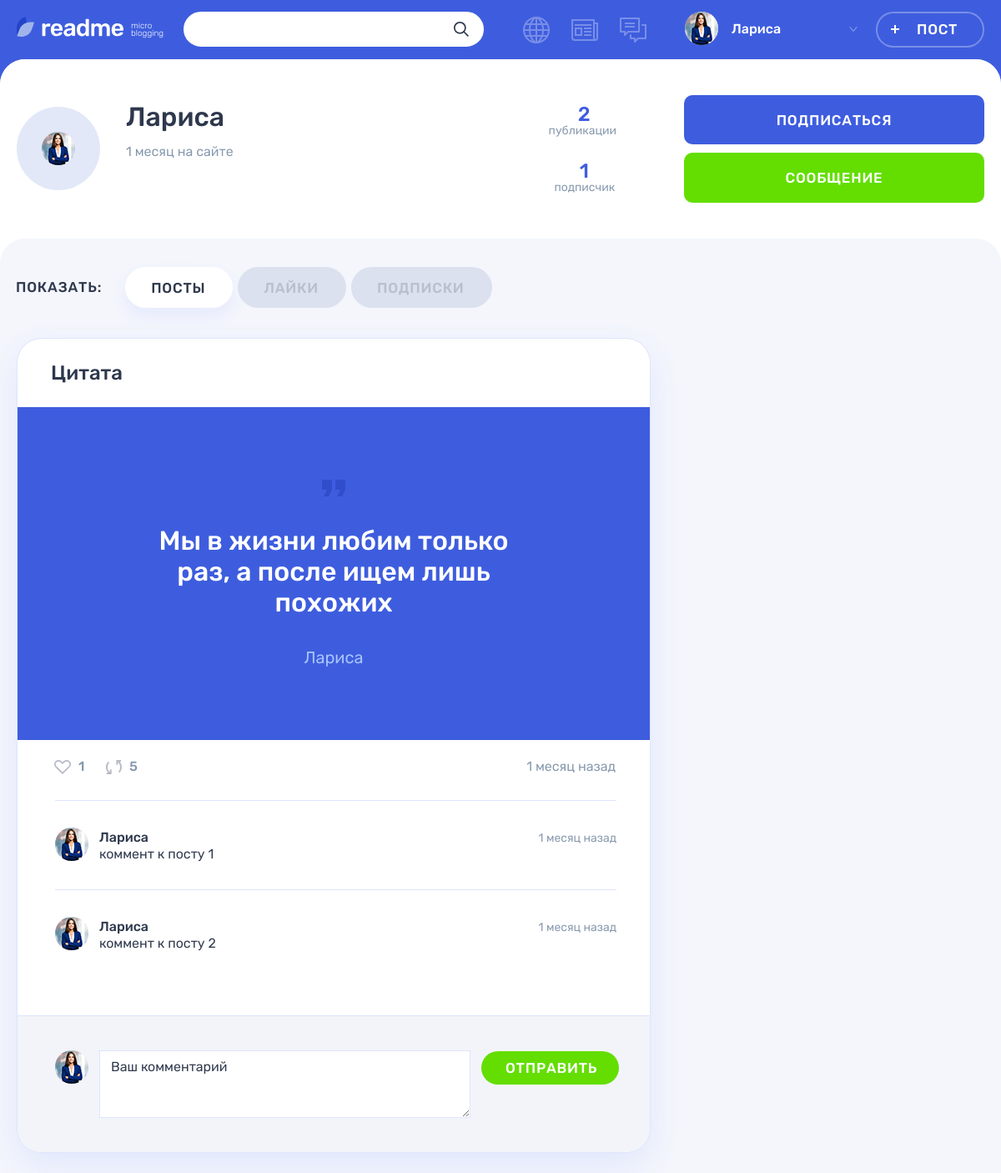
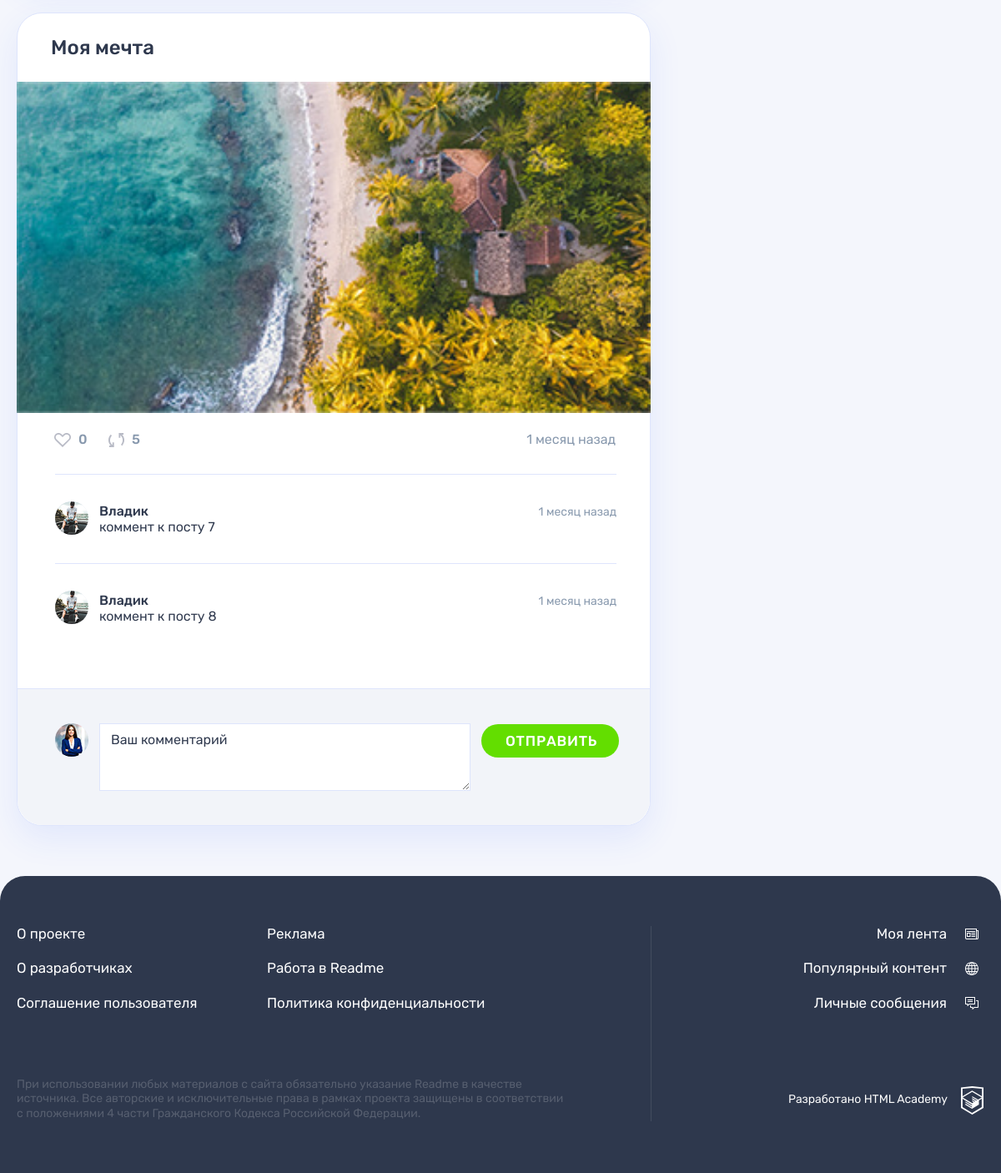
Page /profile.php?id=1 (signed in) on the committed database (2 pictures, top to bottom).
### tables this page shows
CREATE TABLE users (
   id INT AUTO_INCREMENT PRIMARY KEY,
   email VARCHAR (128) NOT NULL UNIQUE,
   login VARCHAR (32) NOT NULL UNIQUE,
   password CHAR (64) NOT NULL,
   avatar VARCHAR (255) NULL,
   dt_add TIMESTAMP DEFAULT CURRENT_TIMESTAMP
);

CREATE TABLE posts (
   id INT AUTO_INCREMENT PRIMARY KEY,
   author_id INT NOT NULL,
   title VARCHAR (128) NOT NULL,
   text TEXT NULL,
   image VARCHAR (255) NULL,
   video VARCHAR (255) NULL,
   link VARCHAR (255) NULL,
   views INT NULL,
   quote_author VARCHAR (128) NULL,
   type_id INT NOT NULL,
   dt_add TIMESTAMP DEFAULT CURRENT_TIMESTAMP,
   CONSTRAINT post_author_ref FOREIGN KEY (author_id) REFERENCES users (id) ON DELETE CASCADE,
   CONSTRAINT post_type_ref FOREIGN KEY (type_id) REFERENCES post_types (id) ON DELETE CASCADE
);

CREATE TABLE comments (
    id INT AUTO_INCREMENT PRIMARY KEY,
    content TEXT NOT NULL,
    dt_add TIMESTAMP DEFAULT CURRENT_TIMESTAMP,
    author_id INT NOT NULL,
    post_id INT NOT NULL,
    CONSTRAINT comment_author_ref FOREIGN KEY (author_id) REFERENCES users (id),
    CONSTRAINT comment_post_ref FOREIGN KEY (post_id) REFERENCES posts (id)
);

### templates/profile-content.php (the view, shortened to what the rows shown need)
<?php
$user = $user ?? [];
$posts = $posts ?? [];
$current_user = $current_user ?? [];
$tab = $tab ?? null;
$current_time = time();
?>
<main class="page__main page__main--profile">
  <div class="profile profile--default">
    <div class="profile__user-wrapper">
      <div class="profile__user user container">
        <div class="profile__user-info user__info">
          <div class="profile__avatar user__avatar">
            <img class="profile__picture user__picture" src="img/<?= $user['avatar'] ?? '' ?>" alt="Аватар пользователя">
          </div>
          <div class="profile__name-wrapper user__name-wrapper">
            <span class="profile__name user__name"><?= $user['login'] ?></span>
            <time class="profile__user-time user__time" datetime="<?= $user['dt_add'] ?>">
              <?= relative_time(time() - strtotime($user['dt_add'])) ?> на сайте
            </time>
          </div>
        </div>
      </div>
    </div>
    <div class="profile__tabs-wrapper tabs">
      <div class="container">
        <div class="profile__tab-content">
          <?php if(!$tab): ?>
            <section class="profile__posts tabs__content tabs__content--active">
              <?php foreach ($posts as $post): ?>
                <?php
                $title = htmlspecialchars($post['title']) ?? '';
                $type = $post['type'] ?? '';
                $text = htmlspecialchars($post['text']) ?? '';
                $quote_author = htmlspecialchars($post['quote_author']) ?? '';
                $image = htmlspecialchars($post['image'] ?? '');
                $id = $post['id'] ?? '';
                $likes = $post['likes'] ?? [];
                $comments= $post['comments'] ?? [];
                $dt_add = $post['dt_add'] ?? '';
                ?>
                <article class="profile__post post post-<?= $type ?>">
                  <header class="post__header">
                    <h2>
                      <a href="/post.php?id=<?=$id?>">
                        <?= $title ?>
                      </a>
                    </h2>
                  </header>
                  <div class="post__main">
                    <?php if($type === 'photo'): ?>
                      <div class="post-photo__image-wrapper">
                        <img src="img/<?= $image ?>" alt="Фото от пользователя" width="760" height="396">
                      </div>
                    <?php elseif($type === 'quote'): ?>
                      <blockquote>
                        <p><?= $text ?></p>
                        <cite><?= $quote_author ?></cite>
                      </blockquote>
                    <?php endif ?>
                  </div>
                  <footer class="post__footer">
                    <div class="post__indicators">
                      <div class="post__buttons">
                        <a
                          class="post__indicator post__indicator--likes button"
                          href="/like-add.php?post=<?= $id ?>"
                          title="Лайк"
                        >
                          <svg class="post__indicator-icon" width="20" height="17">
                            <use xlink:href="#icon-heart"></use>
                          </svg>
                          <span><?= count($likes) ?></span>
                        </a>
                        <a class="post__indicator post__indicator--repost button" href="#" title="Репост">
                          <svg class="post__indicator-icon" width="19" height="17">
                            <use xlink:href="#icon-repost"></use>
                          </svg>
                          <span>5</span>
                        </a>
                      </div>
                      <time
                        class="post__time"
                        datetime="<?= strtotime($dt_add) ?>"
                        title="<?= date_format(date_create($dt_add), 'd.m.Y H:m'); ?>"
                      >
                        <?= relative_time($current_time - strtotime($dt_add)); ?> назад
                      </time>
                    </div>
                  </footer>
                  <?php if(count($comments) > 0): ?>
                    <div class="comments">
                      <div class="comments__list-wrapper">
                        <ul class="comments__list">
                          <?php foreach($comments as $comment): ?>
                          <?php
                            $author_id = $comment['author_id'] ?? '';
                            $author_name = $comment['author_name'] ?? '';
                            $avatar = $comment['avatar'] ?? '';
                            $dt_add = $comment['dt_add'] ?? '';
                            $content = htmlspecialchars($comment['content'] ?? '');
                          ?>
                            <li class="comments__item user">
                              <div class="comments__avatar">
                                <a class="user__avatar-link" href="/profile.php?id=<?= $author_id ?>">
                                  <img class="comments__picture" src="img/<?= $avatar ?>" alt="Аватар пользователя">
                                </a>
                              </div>
                              <div class="comments__info">
                                <div class="comments__name-wrapper">
                                  <a class="comments__user-name" href="/profile.php?id=<?= $author_id ?>">
                                    <span><?= $author_name ?></span>
                                  </a>
                                  <time
                                    class="comments__time"
                                    datetime="<?= strtotime($dt_add) ?>"
                                    title="<?= date_format(date_create($dt_add), 'd.m.Y H:m'); ?>"
                                  >
                                    <?= relative_time($current_time - strtotime($dt_add)); ?> назад
                                  </time>
                                </div>
                                <p class="comments__text">
                                  <?= $content ?>
                                </p>
                              </div>
                            </li>
                          <?php endforeach; ?>
                        </ul>
                      </div>
                    </div>
                  <?php endif; ?>
                  <form class="comments__form form" action="/comment-add.php" method="post">
                    <div class="comments__my-avatar">
                      <img class="comments__picture" src="img/<?= $current_user['avatar'] ?>" alt="Аватар пользователя">
                    </div>
                    <textarea name="comment-content" class="comments__textarea form__textarea" placeholder="Ваш комментарий"></textarea>
                    <button class="comments__submit button button--green" type="submit">Отправить</button>
                  </form>
                </article>
              <?php endforeach; ?>
            </section>
          <?php endif ?>
        </div>
      </div>
    </div>
  </div>
</main>

### rows in the picture
users: avatar (picture), login "Лариса"
posts: title "Цитата", text "Мы в жизни любим только раз, а после ищем лишь похожих", quote_author "Лариса", count($likes) "1", relative_time($current_time - strtotime($dt_add)) "1 месяц"
comments: author.avatar (picture), author.login "Лариса", relative_time($current_time-strtotime($dt_add)) "1 месяц", content "коммент к посту 1"
comments: author.avatar (picture), author.login "Лариса", relative_time($current_time-strtotime($dt_add)) "1 месяц", content "коммент к посту 2"
posts: title "Моя мечта", image (picture), count($likes) "0", relative_time($current_time-strtotime($dt_add)) "1 месяц"
comments: author.avatar (picture), author.login "Владик", relative_time($current_time-strtotime($dt_add)) "1 месяц", content "коммент к посту 7"
comments: author.avatar (picture), author.login "Владик", relative_time($current_time-strtotime($dt_add)) "1 месяц", content "коммент к посту 8"

### other values in the picture
$user['login'] "Лариса"
$user['posts_count'] "2"
$user['followers_count'] "1"
